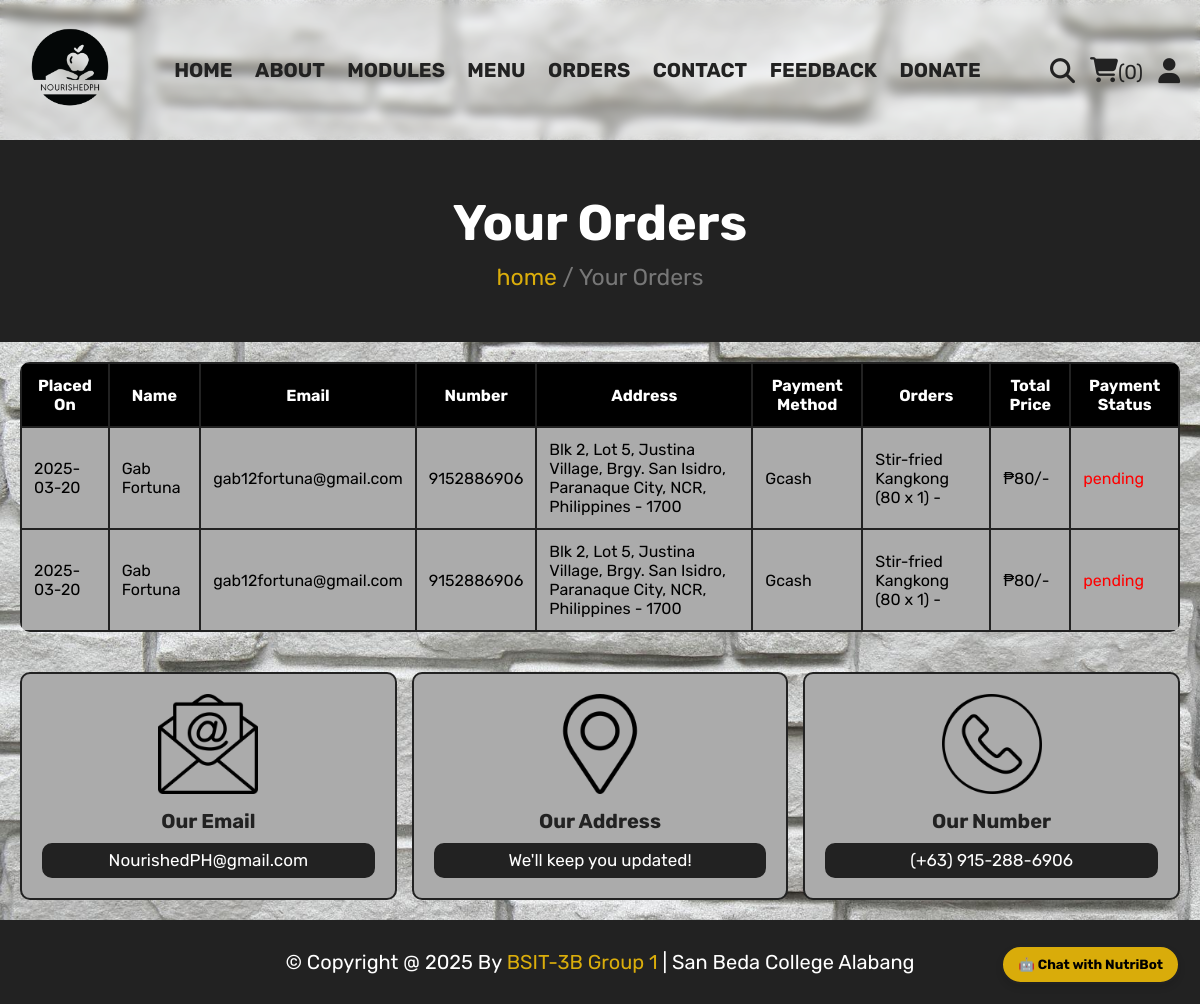
Screenshot of /orders.php (signed in) with the database file from the repository.
### tables this page shows
CREATE TABLE `orders` (
  `id` int(100) NOT NULL,
  `user_id` int(100) NOT NULL,
  `name` varchar(20) NOT NULL,
  `number` varchar(10) NOT NULL,
  `email` varchar(50) NOT NULL,
  `method` varchar(50) NOT NULL,
  `address` varchar(500) NOT NULL,
  `total_products` varchar(1000) NOT NULL,
  `total_price` int(100) NOT NULL,
  `placed_on` date NOT NULL DEFAULT current_timestamp(),
  `payment_status` varchar(20) NOT NULL DEFAULT 'pending'
);

### orders.php (the view, shortened to what this page needs)
<?php
include 'components/connect.php';
if(isset($_SESSION['user_id'])){
   $user_id = $_SESSION['user_id'];
}else{
   $user_id = '';
   header('location:home.php');
};
include 'chatbot.php';
?>
<!DOCTYPE html>
<html lang="en">
<head>
   <link rel="stylesheet" href="https://cdnjs.cloudflare.com/ajax/libs/font-awesome/6.1.1/css/all.min.css">
   <link rel="stylesheet" href="css/style.css">
</head>
<body>
<?php include 'components/user_header.php'; ?>
<div class="heading">
   <h3>Your Orders</h3>
   <p><a href="html.php">home</a> <span> / Your Orders</span></p>
</div>
<section class="orders">
   <div class="table-container">
   <?php
      if($user_id == ''){
         echo '<p class="empty">please login to see your orders</p>';
      }else{
         $select_orders = $conn->prepare("SELECT * FROM `orders` WHERE user_id = ?");
         $select_orders->execute([$user_id]);
         if($select_orders->rowCount() > 0){
   ?>
   <table>
      <thead>
         <tr>
            <th>Placed On</th>
            <th>Name</th>
            <th>Email</th>
            <th>Number</th>
            <th>Address</th>
            <th>Payment Method</th>
            <th>Orders</th>
            <th>Total Price</th>
            <th>Payment Status</th>
         </tr>
      </thead>
      <tbody>
         <?php while($fetch_orders = $select_orders->fetch(PDO::FETCH_ASSOC)){ ?>
         <tr>
            <td><?= $fetch_orders['placed_on']; ?></td>
            <td><?= $fetch_orders['name']; ?></td>
            <td><?= $fetch_orders['email']; ?></td>
            <td><?= $fetch_orders['number']; ?></td>
            <td><?= $fetch_orders['address']; ?></td>
            <td><?= $fetch_orders['method']; ?></td>
            <td><?= $fetch_orders['total_products']; ?></td>
            <td>₱<?= $fetch_orders['total_price']; ?>/-</td>
            <td style="color:<?php if($fetch_orders['payment_status'] == 'pending'){ echo 'red'; }else{ echo 'green'; }; ?>">
               <?= $fetch_orders['payment_status']; ?>
            </td>
         </tr>
         <?php } ?>
      </tbody>
   </table>
   <?php
         }else{
            echo '<p class="empty">no orders placed yet!</p>';
         }
      }
   ?>
   </div>
</section>
<?php include 'components/footer.php'; ?>
</body>
</html>

### css/style.css (style rules this page uses)
:root { --yellow:#deb00bfa; --red:#e74c3c; --white:#fff; --black:#222; --light-color:#777; --border:.2rem solid var(--black); }
* { font-family: 'Rubik', sans-serif; margin:0; padding:0; box-sizing: border-box; outline: none; border: none; text-decoration: none; }
html { font-size: 62.5%; overflow-x: hidden; scroll-behavior: smooth; }
section { margin:0 auto; max-width: 1200px; padding:2rem; }
.heading { display: flex; align-items: center; justify-content: center; gap:1rem; flex-flow: column; background-color: var(--black); min-height: 20rem; }
.heading h3 { font-size: 5rem; color:var(--white); text-transform: capitalize; }
.heading p { font-size: 2.3rem; color:var(--light-color); }
.heading p a { color:var(--yellow); }

### orders.php (style rules this page uses)
.table-container { width: 100%; overflow-x: auto; background: rgb(171, 171, 171); border-radius: 10px; }
table { width: 100%; border-collapse: collapse; text-align: left; }
th, td { padding: 12px; border: var(--border); }
th { background: black; font-weight: bold; color: white; text-align: center; }
body { background: url('images/background1.jpg') no-repeat center center fixed; background-size: cover; margin: 0; padding: 0; font-family: Arial, sans-serif; }

### rows the page displays
orders: placed_on "2025-03-20", name "Gab Fortuna", email "gab12fortuna@gmail.com", number "9152886906", address "Blk 2, Lot 5, Justina Village, Brgy. San Isidro, Paranaque City, NCR, Philippines - 1700", method "Gcash", total_products "Stir-fried Kangkong (80 x 1) -", total_price "80", payment_status "pending"
orders: placed_on "2025-03-20", name "Gab Fortuna", email "gab12fortuna@gmail.com", number "9152886906", address "Blk 2, Lot 5, Justina Village, Brgy. San Isidro, Paranaque City, NCR, Philippines - 1700", method "Gcash", total_products "Stir-fried Kangkong (80 x 1) -", total_price "80", payment_status "pending"

### other values shown
$total_cart_items "0"
